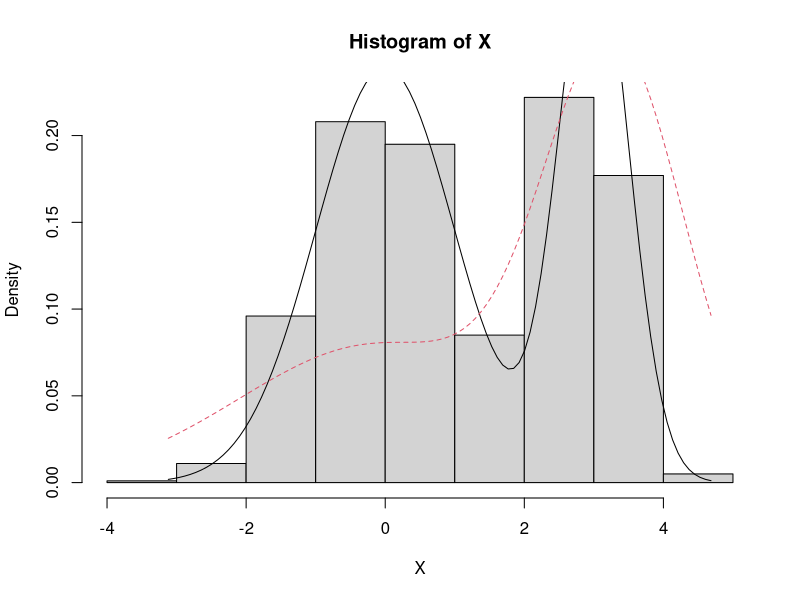
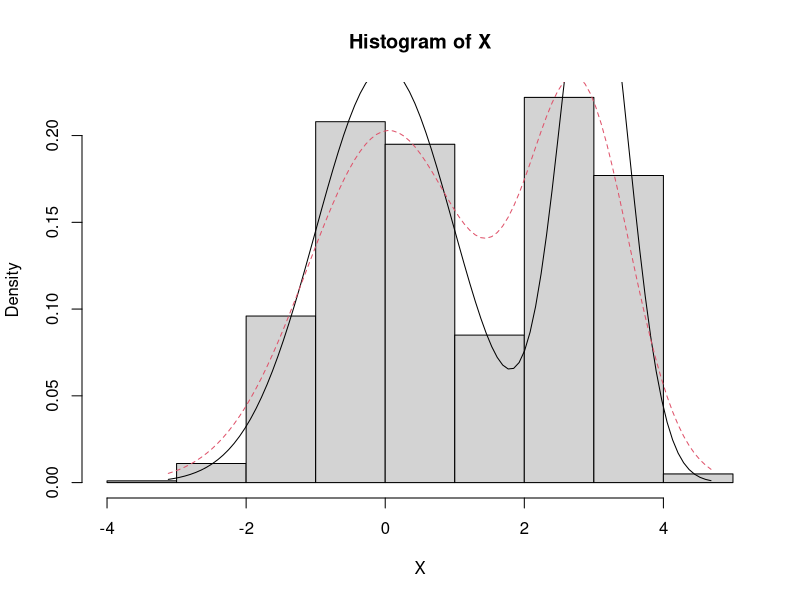
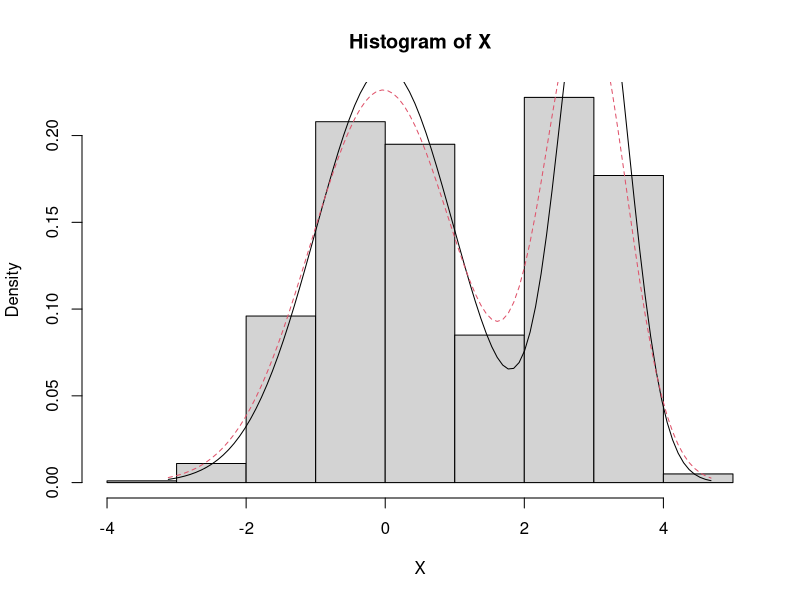
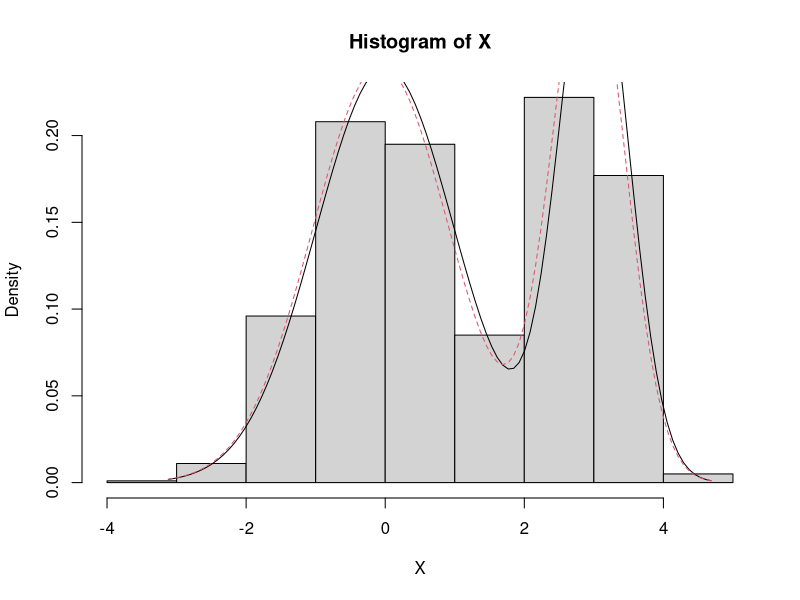
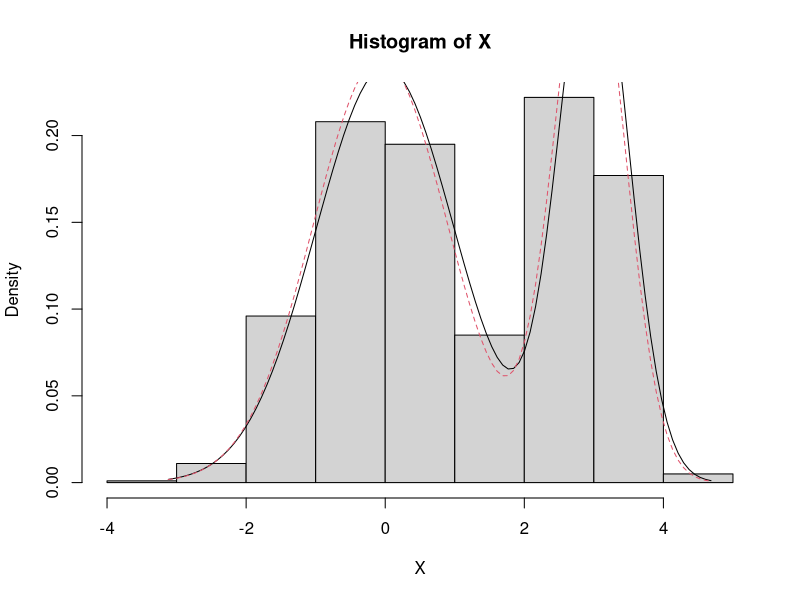
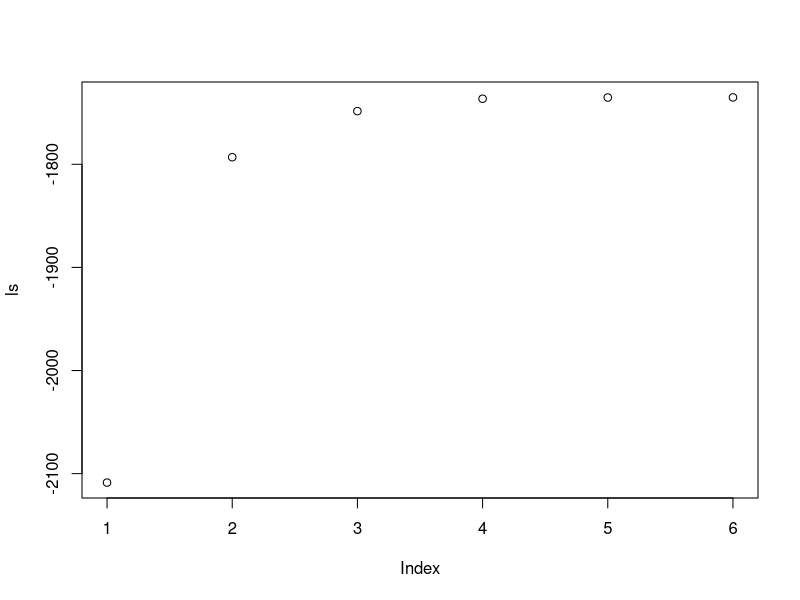

Reproduce these figures in R, in order.
## ---- chunk 1
knitr::opts_chunk$set(echo = TRUE)
## ---- chunk 2

rmixnorm <- function(N, mu1, mu2, sigma1, sigma2, tau){
  ind <- I(runif(N) > tau)
  X <- rep(0,N)
  X[ind] <- rnorm(sum(ind), mu1, sigma1)
  X[!ind] <- rnorm(sum(!ind), mu2, sigma2)
  return(X)
}
dmixnorm <- function(x, mu1, mu2, sigma1, sigma2, tau){
  y <- (1-tau)*dnorm(x,mu1,sigma1) + tau*dnorm(x,mu2,sigma2)
  return(y)
}

## ---- chunk 3
N = 1000

mu1s <- 3
mu2s <- 0
sigma1s <- 0.5
sigma2s <- 1
taus <- 0.6

X <- rmixnorm(N, mu1s, mu2s, sigma1s, sigma2s, taus)

## ---- chunk 4

estimate_p <- function(x, mu1, mu2, sigma1, sigma2, tau){
  est_f <- (1-tau)*dnorm(x, mu1, sigma1) + tau*dnorm(x, mu2, sigma2)
  y <- tau*dnorm(x, mu2, sigma2)/est_f
  return(y)
}

likelihood <- function(x, mu1, mu2, sigma1, sigma2, tau){
  like <- log((1-tau)*dnorm(x, mu1, sigma1) + tau*dnorm(x, mu2, sigma2))
  y <- sum(like)
  return(y)
}

expect_likelihood <- function(para, x, para_prev){
  ps <- estimate_p(x, para_prev[1], para_prev[2], para_prev[3], para_prev[4], para_prev[5])
  
  mu1 <- para[1]
  mu2 <- para[2]
  sigma1 <- para[3]
  sigma2 <- para[4]
  tau <- para[5]
  
  A <- log(1-tau)*(N-sum(ps)) + log(tau)*sum(ps)
  B <- sum( (1-ps) * dnorm(x, mu1, sigma1, log = TRUE) )
  C <- sum( ps * dnorm(x, mu2, sigma2, log = TRUE) )
  
  return(-(A+B+C))
}

## ---- chunk 5
mu1_pre <- 3.3
mu2_pre <- -0.1
sigma1_pre <- 1
sigma2_pre <- 2
tau_pre <- 0.4

ls <- c(likelihood(X, mu1_pre, mu2_pre, sigma1_pre, sigma2_pre, tau_pre))

para_prev <- c(mu1_pre, mu2_pre, sigma1_pre, sigma2_pre, tau_pre)

x <- seq(min(X), max(X), len = 100)

for(i in seq(1, 5, by=1)){
  
  #ALMOND: visualize what you are doing to see if somethings wrong and what!
 {hist(X, freq = F)  
 matlines(x, cbind(
   dmixnorm(x, mu1s, mu2s, sigma1s, sigma2s, taus),
   dmixnorm(x, para_prev[1], para_prev[2], para_prev[3], para_prev[4], para_prev[5])), t = "l")}

   Sys.sleep(1)
  
  first <- para_prev#c(5, -3, 2, 2, 0.5)
  optim_best <- optim(first, expect_likelihood, x=X, para_prev=para_prev)
  para_prev <- optim_best$par
    
  newl <- likelihood(X, para_prev[1], para_prev[2], para_prev[3], para_prev[4], para_prev[5])
  ls <- append(ls, newl)
}
## ---- chunk 6
plot(ls)
